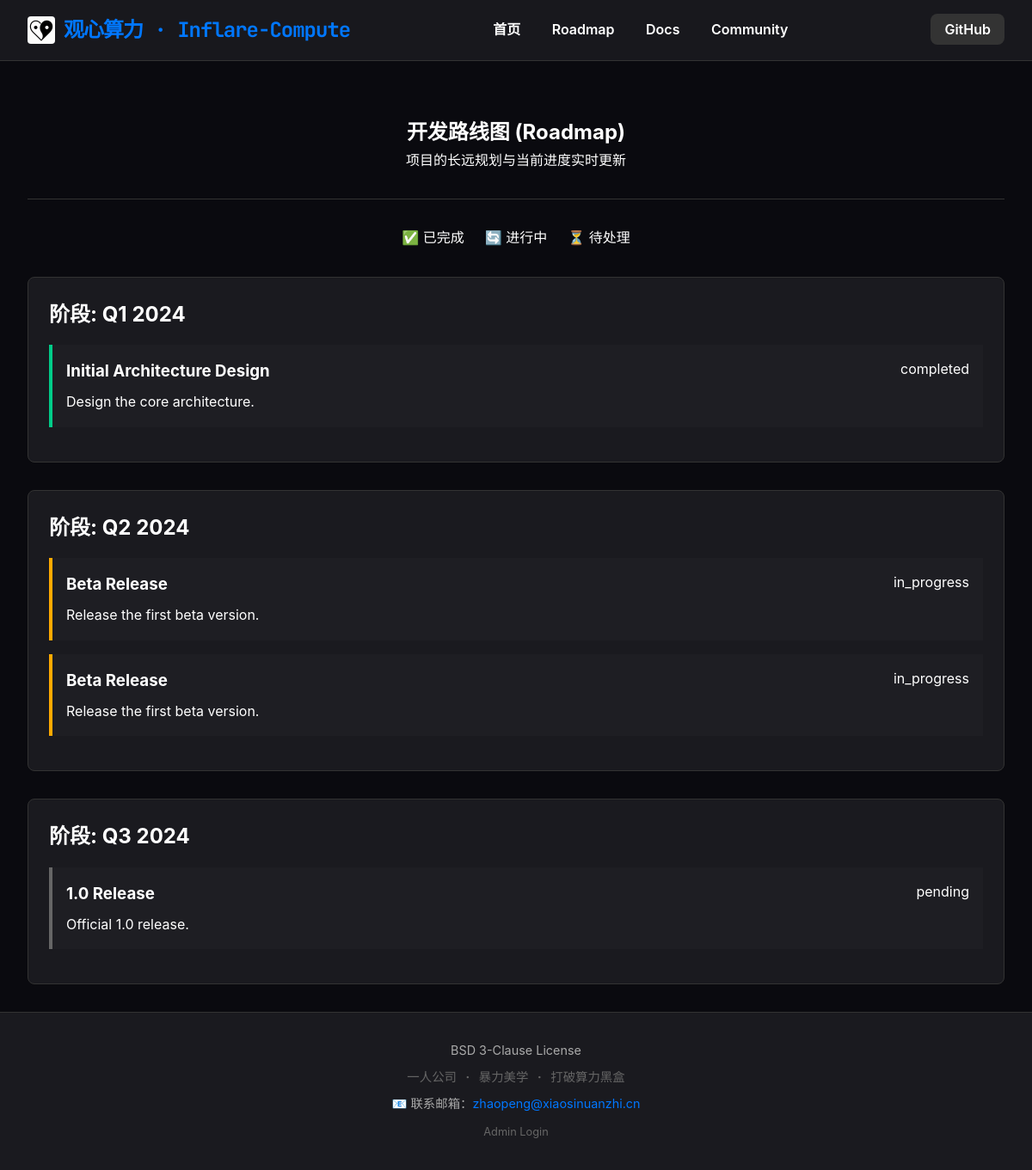
Page /roadmap on the earlier database version.
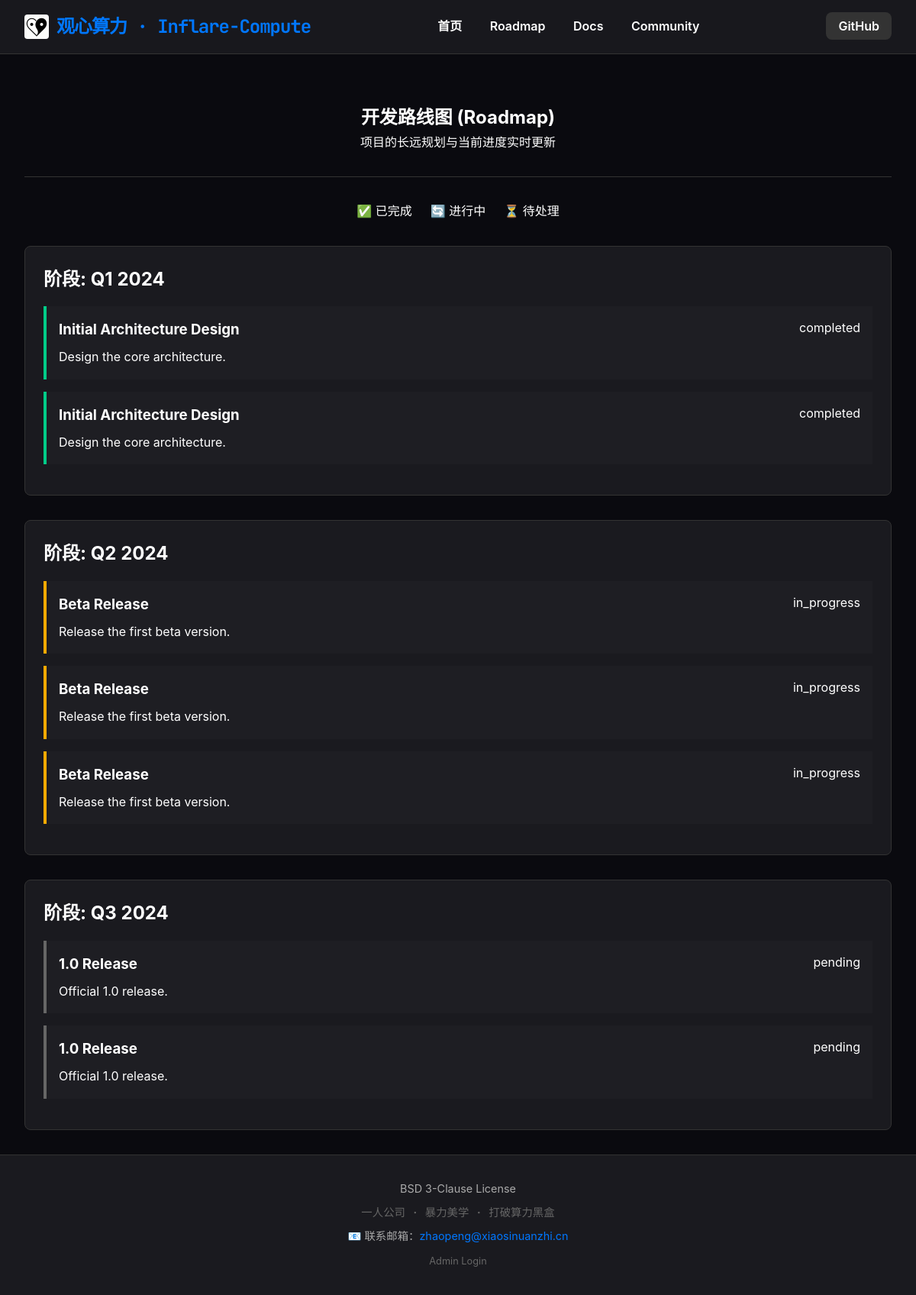
Same page on the later database version.
### app/models/roadmap.py (models this page shows)
class Roadmap(BaseModel):
    __tablename__ = 'roadmaps'
    title = db.Column(db.String(100), nullable=False)
    description = db.Column(db.Text, nullable=True)
    stage = db.Column(db.String(50), nullable=False) # e.g., 'Q1 2024', 'Q2 2024'
    status = db.Column(db.String(20), default='pending') # pending, in_progress, completed
    order = db.Column(db.Integer, default=0)

### app/views/frontend.py (the view)
@frontend_bp.route('/roadmap')
def roadmap():
    roadmap_data = RoadmapService.get_all_roadmap_grouped()
    return render_template('roadmap.html', roadmap_data=roadmap_data)

### app/dao/roadmap_dao.py (called while the page is built)
    @classmethod
    def get_all_ordered(cls):
        return db.session.query(cls.model).order_by(cls.model.stage, cls.model.order).all()

### app/services/roadmap_service.py (called while the page is built)
    @staticmethod
    def get_all_roadmap_grouped():
        items = RoadmapDAO.get_all_ordered()
        grouped = {}
        for item in items:
            if item.stage not in grouped:
                grouped[item.stage] = []
            grouped[item.stage].append(item)
        return grouped

### app/templates/roadmap.html (shortened to what this page needs)
{% extends "base.html" %}
{% block content %}
<section class="page-header">
    <h1>开发路线图 (Roadmap)</h1>
    <p class="subtitle">项目的长远规划与当前进度实时更新</p>
</section>
<section class="roadmap-section">
    <div class="status-legend">
        <span class="legend-item status-completed">✅ 已完成</span>
        <span class="legend-item status-in_progress">🔄 进行中</span>
        <span class="legend-item status-pending">⏳ 待处理</span>
    </div>
    <div class="roadmap-container">
        {% if roadmap_data %}
            {% for stage, items in roadmap_data.items() %}
            <div class="roadmap-stage card">
                <h2 class="stage-title">阶段: {{ stage }}</h2>
                <ul class="feature-list">
                    {% for item in items %}
                    <li class="feature-item status-{{ item.status }}">
                        <div class="feature-header">
                            <h3 class="feature-title">{{ item.title }}</h3>
                            <span class="feature-badge">{{ item.status }}</span>
                        </div>
                        {% if item.description %}
                        <p class="feature-desc">{{ item.description }}</p>
                        {% endif %}
                    </li>
                    {% endfor %}
                </ul>
            </div>
            {% endfor %}
        {% else %}
            <p class="empty-msg">路线图规划中，敬请期待...</p>
        {% endif %}
    </div>
</section>
{% endblock %}

Differences in the rows shown:
added Roadmap: title "Initial Architecture Design", status "completed", description "Design the core architecture.", shown under "Q1 2024"
added Roadmap: title "Beta Release", status "in_progress", description "Release the first beta version.", shown under "Q2 2024"
added Roadmap: title "1.0 Release", status "pending", description "Official 1.0 release.", shown under "Q3 2024"
